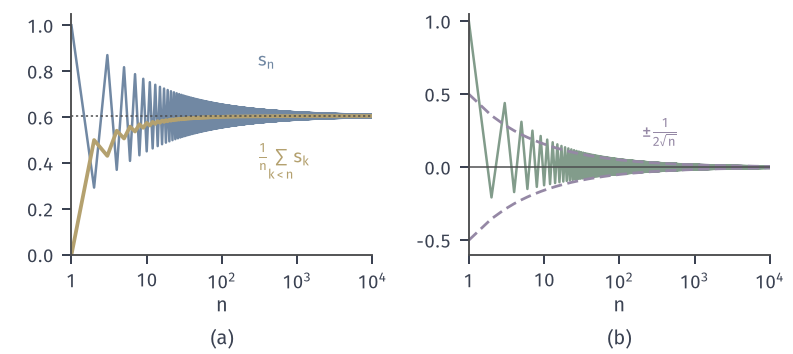

Here is the Python script that generated this plot:
from pathlib import Path
import sys
HERE = Path(__file__).resolve().parent
sys.path.insert(0, str(HERE.parent/"lln-common"))
from lln_fig import *
# Kronecker's lemma with b_n = n on the deterministic sequence x_k = (-1)^{k+1} sqrt(k).
# (a) s_n = sum_{k<=n} x_k/k = sum (-1)^{k+1}/sqrt(k) (blue) and its average (1/n) sum_{k<n} s_k (yellow);
#     both tend to s = (1 - sqrt 2) zeta(1/2) ~ 0.6049.
# (b) their difference (1/n) sum_{k<=n} x_k (green) with the envelope +-1/(2 sqrt n) (purple).
N = 10**4
k = np.arange(1, N+1)
x = (-1.0)**(k+1)*np.sqrt(k)
s = np.cumsum(x/k)
w = np.concatenate([[0.], np.cumsum(s)[:-1]])/k
avg = np.cumsum(x)/k
lim = (1-np.sqrt(2))*(-1.4603545088095868)
fig, (a, b) = figure(width_mm=112, height_mm=50, ncols=2)
panel(fig, left=.09, right=.97, bottom=.28, wspace=.32)
a.plot(k, s, color=BLUE, lw=1.0); a.plot(k, w, color=YELLOW, lw=1.5)
a.axhline(lim, color=STROKE, lw=.6, ls=DOT)
lab(a, 300, .82, '$s_n$', BLUE); lab(a, 300, .4, r'$\frac{1}{n}\sum_{k<n}s_k$', YELLOW)
a.set_ylim(0, 1.05)
b.plot(k, avg, color=GREEN, lw=1.0)
b.plot(k, 1/(2*np.sqrt(k)), color=PURPLE, lw=1.1, ls=DASH); b.plot(k, -1/(2*np.sqrt(k)), color=PURPLE, lw=1.1, ls=DASH)
b.axhline(0, color=STROKE, lw=.6); b.set_ylim(-.6, 1.05)
lab(b, 200, .2, r'$\pm\frac{1}{2\sqrt{n}}$', PURPLE)
for ax in (a, b): ax.set_xscale('log'); ax.set_xlim(1, N); logticks(ax, [0, 1, 2, 3, 4], 'x'); axlab(ax, '$n$')
tags(fig, (a, b))
save(fig, HERE, 'figure', {'limit': float(lim), 'avg_100': float(avg[99]), 'avg_1000': float(avg[999]), 'avg_10000': float(avg[-1]),
     's_10000': float(s[-1])})
